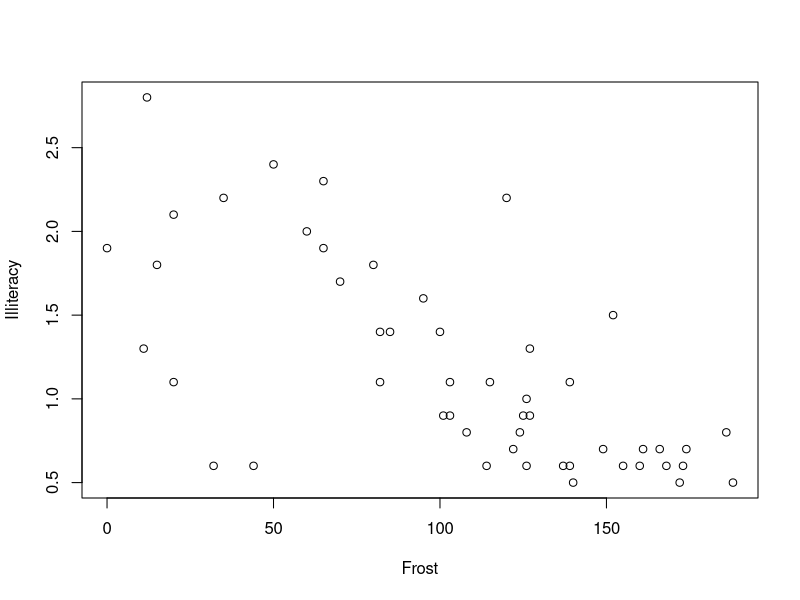

Write R code to recreate this figure.
## ---- chunk 1
knitr::opts_chunk$set(echo = TRUE, error =TRUE)
## ---- chunk 2

## ---- chunk 3

## ---- chunk 4

## ---- chunk 5
my.df = data.frame(nums=seq(0.1,0.6,by=0.1), chars=letters[1:6], 
                   bools=sample(c(TRUE,FALSE), 6, replace=TRUE))
my.df

# Note, a list can have different lengths for different elements!
my.list = list(nums=seq(0.1,0.6,by=0.1), chars=letters[1:12], 
               bools=sample(c(TRUE,FALSE), 6, replace=TRUE))
my.list
## ---- chunk 6
my.df[,1] # Also works for a matrix 
my.df[,"nums"] # Also works for a matrix
my.df$nums # Doesn't work for a matrix, but works for a list
my.df$chars # Note: this one has been converted into a factor data type

is.factor(my.df$chars)

as.character(my.df$chars) # Converting it back to a character data type
is.factor(as.character(my.df$chars))


## ---- chunk 7
class(state.x77) # Built-in matrix of states data, 50 states x 8 variables
head(state.x77) 
class(state.region) # Factor of regions for the 50 states
head(state.region)
class(state.division) # Factor of divisions for the 50 states
head(state.division) 
## ---- chunk 8
# Combine these into a data frame with 50 rows and 10 columns
state.df = data.frame(state.x77, Region=state.region, Division=state.division)
class(state.df)
head(state.df) # Note that the first 8 columns name carried over from state.x77
## ---- chunk 9
colnames(state.df)
state.df[1,]
## ---- chunk 10
state.df[49,3]
## ---- chunk 11
state.df["Wisconsin","Illiteracy"]
## ---- chunk 12
state.df["Wisconsin",]
## ---- chunk 13
is.list(state.df["Wisconsin",])
is.data.frame(state.df["Wisconsin",])
class(state.df["Wisconsin",])
## ---- chunk 14
head(state.df[,3])
head(state.df[,"Illiteracy"])
head(state.df$Illiteracy)
## ---- chunk 15
state.df[state.df$Division=="New England", "Illiteracy"]
state.df[state.df$Region=="South", "Illiteracy"]
## ---- chunk 16
# First way: use data.frame() to concatenate on a new column
state.df = data.frame(state.df, Cool=sample(c(T,F), nrow(state.df), rep=TRUE))
head(state.df, 4)

# Second way: just directly define a new named column
state.df$Score = sample(1:100, nrow(state.df), replace=TRUE)
head(state.df, 4)
## ---- chunk 17
# First way: use negative integer indexing
ncol(state.df) ## this is 12, therefore remove the 12th col
state.df = state.df[,-ncol(state.df)]
head(state.df, 4)

# Second way: just directly set a column to NULL
state.df$Cool = NULL
head(state.df, 4)
## ---- chunk 18
# Compare the averages of the Frost column between states in New England and
# Pacific divisions
t <- state.df$Division == "New England"
t
mean(state.df[(state.df$Division == "New England"), "Frost"]) 
mean(state.df[(state.df$Division == "Pacific"), "Frost"]) 
## ---- chunk 19

texas.division <- state.df["Texas","Division"]
texas.division
division <- state.df$Division==texas.division
state.df$Frost
mean(state.df[division,"Frost"])
## ---- chunk 20
# Using subset(), we can just use the column names directly (i.e., no need for
# using $)
state.df.ne.1 = subset(state.df, Division == "New England")
state.df.ne.1

state.df$Division == "New England"
t <- state.df[state.df$Division == "New England",]
t

# Get same thing by extracting the appropriate rows manually
state.df.ne.2 = state.df[state.df$Division == "New England", ]
state.df.ne.2
all(state.df.ne.1 == state.df.ne.2)

# Same calculation as in the last slide, using subset()
mean(subset(state.df, Division == "New England")$Frost)
mean(subset(state.df, Division == "Pacific")$Frost) # Wimps
## ---- chunk 21
summary(state.df$HS.Grad)
state.df$HS.Grad <- state.df$HS.Grad/100
summary(state.df$HS.Grad)
state.df$HS.Grad <- 100*state.df$HS.Grad
## ---- chunk 22
head(100*(state.df$HS.Grad/(100-state.df$Illiteracy)))
# highschool grad / literacy
## ---- chunk 23
with(state.df, head(100*(HS.Grad/(100-Illiteracy))))
## ---- chunk 24
plot(Illiteracy~Frost, data=state.df)
